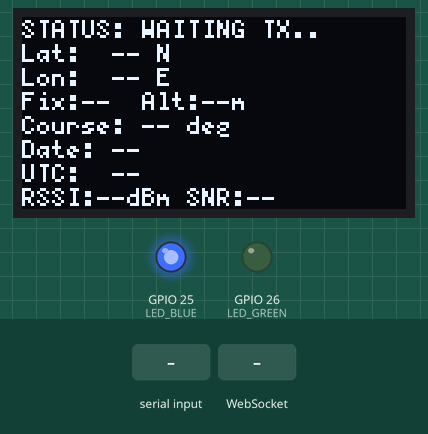
Recording of a sketch running on a simulated ESP32. On the bench: 128×64 one-colour display, output pins drawn as LEDs (lit = HIGH). Dashed ring = blinking. The inputs (shaded band) are chosen by the test bench. The modem accepts every AT command (registered, SIM ready, sends succeed) and sends nothing else; what the sketch prints to the serial monitor is not drawn.

Above: at 9.8 s.
9.9 s: "+RCV=" received over the second serial link
At 12.8 s:
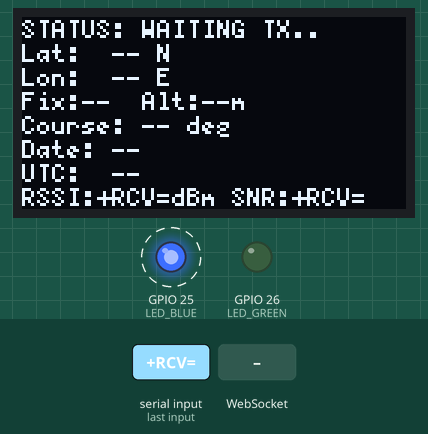
12.9 s: WebSocket text "3" received
At 14.4 s:
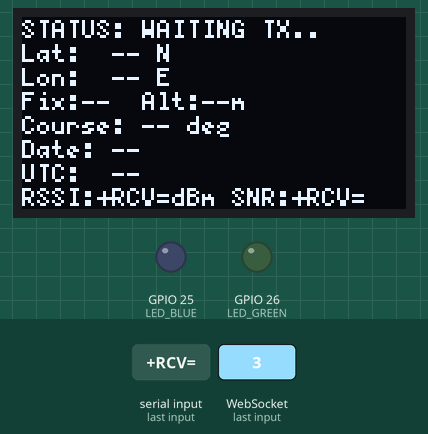
14.5 s: "3" received over the second serial link
17.0 s: "G:" received over the second serial link
Timing chart, 0 to 20.5 s (numbered marks = the images above; inputs shaded):
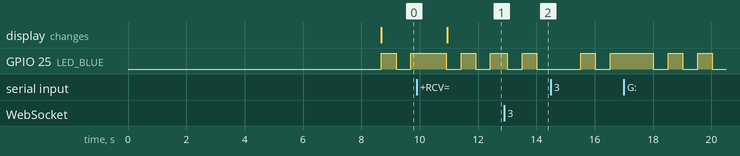

The sketch:

lrs_basecamp_rx_1_.ino
```cpp
// LRS-Net | Base Camp Node — RX  (updated: WiFi AP + WebSocket + G:/C: protocol)
// Hardware: ESP32 + RYLR998 LoRa (Serial2) + SSD1306 OLED (I2C)
//
// NEW Libraries to install via Arduino Library Manager:
//   - ESPAsyncWebServer  (by me-no-dev)
//   - AsyncTCP           (by me-no-dev)  ← dependency of above
//   - ArduinoJson        (by Benoit Blanchon)  ← for clean WS messages
//
// Phone connects to WiFi: SSID="LRS-Net"  pass="basecamp1"
// App WebSocket endpoint: ws://192.168.4.1/ws

#include <Wire.h>
#include <U8g2lib.h>
#include <WiFi.h>
#include <ESPAsyncWebServer.h>
#include <ArduinoJson.h>

// ── WiFi AP credentials ───────────────────────────────────────
const char* AP_SSID = "LRS-Net";
const char* AP_PASS = "basecamp1";

// ── LoRa UART ────────────────────────────────────────────────
#define RXD2  16
#define TXD2  17

// ── LEDs ─────────────────────────────────────────────────────
#define LED_BLUE   25
#define LED_GREEN  26

// ── Link timeout ─────────────────────────────────────────────
#define TX_TIMEOUT_MS  10000

// ── OLED ─────────────────────────────────────────────────────
U8G2_SSD1306_128X64_NONAME_F_HW_I2C u8g2(U8G2_R0, U8X8_PIN_NONE);

// ── Web server + WebSocket ────────────────────────────────────
AsyncWebServer server(80);
AsyncWebSocket ws("/ws");

// ── Parsed data ───────────────────────────────────────────────
String s_txId, s_lat, s_lon, s_fix, s_alt, s_course, s_date, s_time, s_rssi, s_snr;
bool          txOnline        = false;
unsigned long lastRxTime      = 0;

bool          blueLedState    = false;
unsigned long lastBlinkBlue   = 0;
bool          greenLedOn      = false;
unsigned long greenPulseStart = 0;
unsigned long lastDisplayRefresh = 0;

// ── AT command helper ─────────────────────────────────────────
void sendCmd(const String& cmd) {
  Serial2.println(cmd);
  delay(100);
  while (Serial2.available()) Serial.print(char(Serial2.read()));
}

// ── Send LoRa chat message to hiker ──────────────────────────
void sendChat(const String& text) {
  String payload = "C:" + text;
  sendCmd("AT+SEND=1," + String(payload.length()) + "," + payload);
  Serial.println("[CHAT->Hiker] " + text);
}

// ── Broadcast GPS JSON to all WebSocket clients ───────────────
void broadcastGPS() {
  StaticJsonDocument<256> doc;
  doc["type"]   = "gps";
  doc["lat"]    = s_lat;
  doc["lon"]    = s_lon;
  doc["fix"]    = s_fix;
  doc["alt"]    = s_alt;
  doc["course"] = s_course;
  doc["date"]   = s_date;
  doc["time"]   = s_time;
  doc["rssi"]   = s_rssi;
  doc["snr"]    = s_snr;
  String out;
  serializeJson(doc, out);
  ws.textAll(out);
}

// ── Broadcast chat message to all WebSocket clients ───────────
void broadcastChat(const String& text, const String& from) {
  StaticJsonDocument<128> doc;
  doc["type"] = "chat";
  doc["from"] = from;
  doc["text"] = text;
  String out;
  serializeJson(doc, out);
  ws.textAll(out);
}

// ── WebSocket event handler ───────────────────────────────────
void onWsEvent(AsyncWebSocket* server, AsyncWebSocketClient* client,
               AwsEventType type, void* arg, uint8_t* data, size_t len) {
  if (type == WS_EVT_DATA) {
    String msg = String((char*)data).substring(0, len);
    // Expect JSON: {"type":"chat","text":"Hello hiker"}
    StaticJsonDocument<128> doc;
    if (!deserializeJson(doc, msg)) {
      String text = doc["text"].as<String>();
      sendChat(text);                          // forward over LoRa
      broadcastChat(text, "base");             // echo back to all clients
    }
  }
}

// ── OLED ─────────────────────────────────────────────────────
void resetDisplayVars() {
  s_txId = s_lat = s_lon = s_fix = s_alt = "--";
  s_course = s_date = s_time = s_rssi = s_snr = "--";
}

void updateDisplay() {
  u8g2.clearBuffer();
  u8g2.setFont(u8g2_font_5x7_tr);
  u8g2.drawStr(0,  7, txOnline ? "STATUS: RECEIVING   " : "STATUS: WAITING TX..");
  u8g2.drawStr(0, 15, ("Lat:  " + s_lat + " N").c_str());
  u8g2.drawStr(0, 23, ("Lon:  " + s_lon + " E").c_str());
  String fixLabel = (s_fix=="3") ? "3D" : (s_fix=="0") ? "DFLT" : s_fix;
  u8g2.drawStr(0, 31, ("Fix:" + fixLabel + "  Alt:" + s_alt + "m").c_str());
  u8g2.drawStr(0, 39, ("Course: " + s_course + " deg").c_str());
  u8g2.drawStr(0, 47, ("Date: " + s_date).c_str());
  u8g2.drawStr(0, 55, ("UTC:  " + s_time).c_str());
  u8g2.drawStr(0, 63, ("RSSI:" + s_rssi + "dBm SNR:" + s_snr).c_str());
  u8g2.sendBuffer();
}

// ─────────────────────────────────────────────────────────────
void setup() {
  Serial.begin(115200);
  Serial2.begin(115200, SERIAL_8N1, RXD2, TXD2);

  pinMode(LED_BLUE,  OUTPUT); digitalWrite(LED_BLUE,  LOW);
  pinMode(LED_GREEN, OUTPUT); digitalWrite(LED_GREEN, LOW);

  // OLED splash
  u8g2.begin();
  u8g2.clearBuffer();
  u8g2.setFont(u8g2_font_6x10_tr);
  u8g2.drawStr(16, 18, "=== LRS-Net ===");
  u8g2.drawStr(16, 34, "Base Camp Node");
  u8g2.drawStr(10, 50, "Starting WiFi...");
  u8g2.sendBuffer();

  // WiFi AP
  WiFi.softAP(AP_SSID, AP_PASS);
  Serial.print("AP IP: "); Serial.println(WiFi.softAPIP());

  // WebSocket
  ws.onEvent(onWsEvent);
  server.addHandler(&ws);

  // Minimal HTTP root — just tells user to open the app
  server.on("/", HTTP_GET, [](AsyncWebServerRequest* req) {
    req->send(200, "text/plain", "LRS-Net Base Camp. Connect via the app.");
  });

  server.begin();
  Serial.println("WebSocket ready at ws://192.168.4.1/ws");

  // LoRa config
  delay(2000);
  sendCmd("AT+ADDRESS=2");      delay(1000);
  sendCmd("AT+NETWORKID=5");    delay(1000);
  sendCmd("AT+BAND=865000000"); delay(1000);
  sendCmd("AT+BAND?");          delay(1000);
  sendCmd("AT+PARAMETER?");     delay(1000);
  sendCmd("AT+MODE?");          delay(1000);

  resetDisplayVars();
  lastRxTime = millis();
  updateDisplay();
  Serial.println("Ready. Listening for Hiker Node (addr=1)");
}

// ─────────────────────────────────────────────────────────────
void loop() {
  unsigned long now = millis();
  ws.cleanupClients();   // housekeep stale WS connections

  // TX link timeout
  if (txOnline && (now - lastRxTime > TX_TIMEOUT_MS)) {
    txOnline = false;
    Serial.println("[LINK] TX offline");
    updateDisplay();
  }

  // LED management (unchanged from original)
  if (!txOnline) {
    if (now - lastBlinkBlue >= 500) {
      blueLedState = !blueLedState;
      digitalWrite(LED_BLUE, blueLedState ? HIGH : LOW);
      lastBlinkBlue = now;
    }
    if (greenLedOn) { digitalWrite(LED_GREEN, LOW); greenLedOn = false; }
  } else {
    if (blueLedState) { digitalWrite(LED_BLUE, LOW); blueLedState = false; }
    if (greenLedOn && (now - greenPulseStart >= 200)) {
      digitalWrite(LED_GREEN, LOW); greenLedOn = false;
    }
  }

  // ── Receive LoRa ─────────────────────────────────────────────
  if (Serial2.available()) {
    String msg = Serial2.readString();
    msg.trim();

    if (msg.startsWith("+RCV=")) {
      // +RCV=<addr>,<len>,<payload>,...,<rssi>,<snr>
      // Find payload: between 2nd and (last-1)th comma
      int c1 = msg.indexOf(',');
      int c2 = msg.indexOf(',', c1 + 1);
      // rssi and snr are last two comma-separated fields
      int cLast  = msg.lastIndexOf(',');
      int c2Last = msg.lastIndexOf(',', cLast - 1);

      s_txId  = msg.substring(5, c1);
      s_rssi  = msg.substring(c2Last + 1, cLast);
      s_snr   = msg.substring(cLast + 1);
      String payload = msg.substring(c2 + 1, c2Last);

      // ── Route by prefix ──────────────────────────────────────
      if (payload.startsWith("G:")) {
        // GPS packet — parse 7 fields after "G:"
        String data = payload.substring(2);
        const int FC = 6;
        int pos[FC + 1];
        pos[0] = 0;
        bool ok = true;
        for (int i = 1; i <= FC; i++) {
          pos[i] = data.indexOf(',', pos[i-1] + 1);
          if (pos[i] == -1) { ok = false; break; }
        }
        if (ok) {
          s_lat    = data.substring(0,         pos[1]);
          s_lon    = data.substring(pos[1]+1,  pos[2]);
          s_fix    = data.substring(pos[2]+1,  pos[3]);
          s_alt    = data.substring(pos[3]+1,  pos[4]);
          s_course = data.substring(pos[4]+1,  pos[5]);
          s_date   = data.substring(pos[5]+1,  pos[6]);
          s_time   = data.substring(pos[6]+1);

          txOnline   = true;
          lastRxTime = now;
          digitalWrite(LED_GREEN, HIGH);
          greenLedOn = true; greenPulseStart = now;

          Serial.println("[GPS] Lat:" + s_lat + " Lon:" + s_lon + " Fix:" + s_fix);
          updateDisplay();
          broadcastGPS();
        } else {
          Serial.println("[WARN] Malformed G: packet");
        }

      } else if (payload.startsWith("C:")) {
        // Chat message from hiker
        String text = payload.substring(2);
        Serial.println("[CHAT<-Hiker] " + text);
        broadcastChat(text, "hiker");

      } else {
        Serial.println("[LoRa] Unknown prefix: " + payload);
      }

    } else {
      Serial.println("[LoRa] " + msg);
    }
  }

  if (!txOnline && (now - lastDisplayRefresh >= 1000)) {
    lastDisplayRefresh = now;
    updateDisplay();
  }

  delay(10);
}
```

Measured:
- after the input at 9.9 s, the display: changes after 1.0 s (image 1)
- by itself, GPIO 25 (LED_BLUE): alternates HIGH for 0.50 s and LOW for 0.51 s
